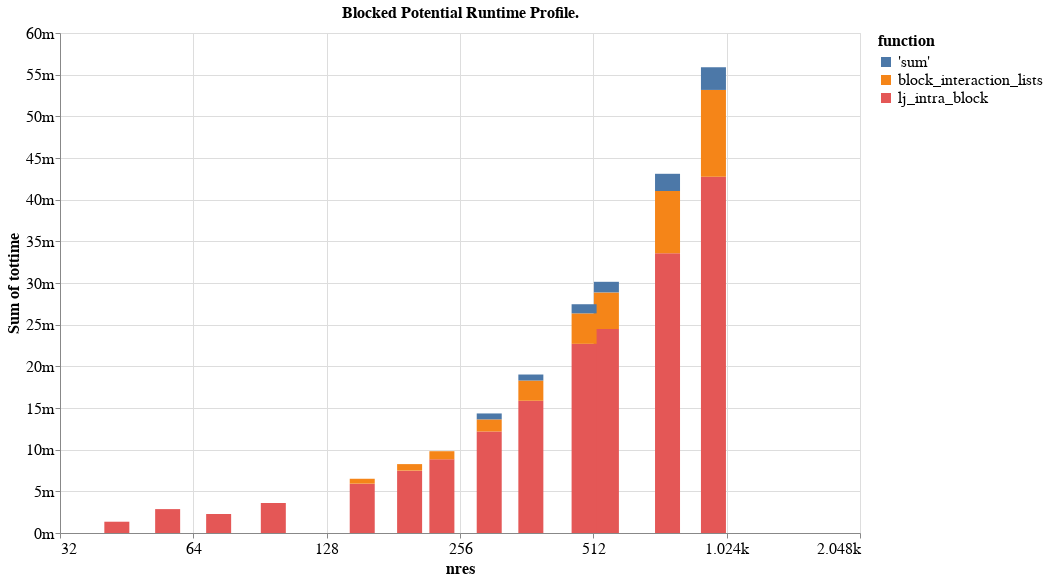

Notebook code cell kept with this figure:
### Code cell
pdat = stat_profile(rosetta_score_results)
pdat = pdat.query("impl != 'rosetta'").query("impl == 'blocked'")
rdat = pdat.query("tottime > 500e-6 and fractime > 1e-3")
rdat["function"] = (
    rdat.function_name.str.extract("method (['\.\w]*)")
    .where(lambda v: ~pandas.isna(v), rdat.function_name)
    .map(lambda v: v.split(".")[-1])
)

encoding = dict(
    x=altair.X(
        "nres", axis=altair.Axis(format="s"), scale=altair.Scale(type="log", base=2)
    ),
    y=altair.Y("sum(tottime)", axis=altair.Axis(format="s")),
    color="function",
)

c = (altair.Chart(rdat).mark_bar().encode(**encoding)).configure(
    bar={"continuousBandSize": 25}
)
c.title = "Blocked Potential Runtime Profile."
c

### Figure 1 — Vega-Lite specification as saved in the notebook (floating-point values rounded to 4 significant figures)
{"$schema": "https://vega.github.io/schema/vega-lite/v2.6.0.json", "config": {"axis": {"labelFontSize": 16, "titleFontSize": 16}, "bar": {"continuousBandSize": 25}, "header": {"labelFontSize": 16, "titleFontSize": 16}, "legend": {"labelFontSize": 16, "titleFontSize": 16}, "title": {"fontSize": 16}, "view": {"height": 500, "width": 800}}, "data": {"name": "data-2ff38ebd2d230d812482c570a7b56130"}, "datasets": {"data-2ff38ebd2d230d812482c570a7b56130": [{"cumtime": 0.003602, "cumtime_per": 0.003602, "device": "cpu", "fractime": 0.8615, "function": "lj_intra_block", "function_name": "~:0(<built-in method tmol_score_ljlk_cpp_potential_cpu.lj_intra_block>)", "impl": "blocked", "model": "BYSIZE_100", "name": "score.tmol_lj_cpu_cpp.blocked", "natoms": 1864, "ncalls": 1, "ncalls_recursion": "1", "nres": 97, "tottime": 0.003602, "tottime_per": 0.003602}, {"cumtime": 0.00592, "cumtime_per": 0.00592, "device": "cpu", "fractime": 0.8555, "function": "lj_intra_block", "function_name": "~:0(<built-in method tmol_score_ljlk_cpp_potential_cpu.lj_intra_block>)", "impl": "blocked", "model": "BYSIZE_150", "name": "score.tmol_lj_cpu_cpp.blocked", "natoms": 3016, "ncalls": 1, "ncalls_recursion": "1", "nres": 154, "tottime": 0.00592, "tottime_per": 0.00592}, {"cumtime": 0.000589, "cumtime_per": 0.000589, "device": "cpu", "fractime": 0.08512, "function": "block_interaction_lists", "function_name": "~:0(<built-in method tmol_score_ljlk_cpp_potential_cpu.block_interaction_lists>)", "impl": "blocked", "model": "BYSIZE_150", "name": "score.tmol_lj_cpu_cpp.blocked", "natoms": 3016, "ncalls": 1, "ncalls_recursion": "1", "nres": 154, "tottime": 0.000589, "tottime_per": 0.000589}, {"cumtime": 0.001354, "cumtime_per": 0.001354, "device": "cpu", "fractime": 0.8226, "function": "lj_intra_block", "function_name": "~:0(<built-in method tmol_score_ljlk_cpp_potential_cpu.lj_intra_block>)", "impl": "blocked", "model": "BYSIZE_40", "name": "score.tmol_lj_cpu_cpp.blocked", "natoms": 816, "ncalls": 1, "ncalls_recursion": "1", "nres": 43, "tottime": 0.001354, "tottime_per": 0.001354}, {"cumtime": 0.002277, "cumtime_per": 0.002277, "device": "cpu", "fractime": 0.8474, "function": "lj_intra_block", "function_name": "~:0(<built-in method tmol_score_ljlk_cpp_potential_cpu.lj_intra_block>)", "impl": "blocked", "model": "BYSIZE_75", "name": "score.tmol_lj_cpu_cpp.blocked", "natoms": 1368, "ncalls": 1, "ncalls_recursion": "1", "nres": 73, "tottime": 0.002277, "tottime_per": 0.002277}, {"cumtime": 0.002867, "cumtime_per": 0.002867, "device": "cpu", "fractime": 0.7774, "function": "lj_intra_block", "function_name": "~:0(<built-in method tmol_score_ljlk_cpp_potential_cpu.lj_intra_block>)", "impl": "blocked", "model": "BYSIZE_55", "name": "score.tmol_lj_cpu_cpp.blocked", "natoms": 1080, "ncalls": 1, "ncalls_recursion": "1", "nres": 56, "tottime": 0.002867, "tottime_per": 0.002867}, {"cumtime": 0.03358, "cumtime_per": 0.03358, "device": "cpu", "fractime": 0.774, "function": "lj_intra_block", "function_name": "~:0(<built-in method tmol_score_ljlk_cpp_potential_cpu.lj_intra_block>)", "impl": "blocked", "model": "BYSIZE_800", "name": "score.tmol_lj_cpu_cpp.blocked", "natoms": 14464, "ncalls": 1, "ncalls_recursion": "1", "nres": 753, "tottime": 0.03358, "tottime_per": 0.03358}, {"cumtime": 0.007458, "cumtime_per": 0.007458, "device": "cpu", "fractime": 0.1719, "function": "block_interaction_lists", "function_name": "~:0(<built-in method tmol_score_ljlk_cpp_potential_cpu.block_interaction_lists>)", "impl": "blocked", "model": "BYSIZE_800", "name": "score.tmol_lj_cpu_cpp.blocked", "natoms": 14464, "ncalls": 1, "ncalls_recursion": "1", "nres": 753, "tottime": 0.007458, "tottime_per": 0.007458}, {"cumtime": 0.002066, "cumtime_per": 0.002066, "device": "cpu", "fractime": 0.04762, "function": "'sum'", "function_name": "~:0(<method 'sum' of 'torch._C._TensorBase' objects>)", "impl": "blocked", "model": "BYSIZE_800", "name": "score.tmol_lj_cpu_cpp.blocked", "natoms": 14464, "ncalls": 1, "ncalls_recursion": "1", "nres": 753, "tottime": 0.002066, "tottime_per": 0.002066}, {"cumtime": 0.01587, "cumtime_per": 0.01587, "device": "cpu", "fractime": 0.8246, "function": "lj_intra_block", "function_name": "~:0(<built-in method tmol_score_ljlk_cpp_potential_cpu.lj_intra_block>)", "impl": "blocked", "model": "BYSIZE_400", "name": "score.tmol_lj_cpu_cpp.blocked", "natoms": 7176, "ncalls": 1, "ncalls_recursion": "1", "nres": 370, "tottime": 0.01587, "tottime_per": 0.01587}, {"cumtime": 0.002426, "cumtime_per": 0.002426, "device": "cpu", "fractime": 0.1261, "function": "block_interaction_lists", "function_name": "~:0(<built-in method tmol_score_ljlk_cpp_potential_cpu.block_interaction_lists>)", "impl": "blocked", "model": "BYSIZE_400", "name": "score.tmol_lj_cpu_cpp.blocked", "natoms": 7176, "ncalls": 1, "ncalls_recursion": "1", "nres": 370, "tottime": 0.002426, "tottime_per": 0.002426}, {"cumtime": 0.000721, "cumtime_per": 0.000721, "device": "cpu", "fractime": 0.03746, "function": "'sum'", "function_name": "~:0(<method 'sum' of 'torch._C._TensorBase' objects>)", "impl": "blocked", "model": "BYSIZE_400", "name": "score.tmol_lj_cpu_cpp.blocked", "natoms": 7176, "ncalls": 1, "ncalls_recursion": "1", "nres": 370, "tottime": 0.000721, "tottime_per": 0.000721}, {"cumtime": 0.008842, "cumtime_per": 0.008842, "device": "cpu", "fractime": 0.8549, "function": "lj_intra_block", "function_name": "~:0(<built-in method tmol_score_ljlk_cpp_potential_cpu.lj_intra_block>)", "impl": "blocked", "model": "BYSIZE_250", "name": "score.tmol_lj_cpu_cpp.blocked", "natoms": 4128, "ncalls": 1, "ncalls_recursion": "1", "nres": 233, "tottime": 0.008842, "tottime_per": 0.008842}, {"cumtime": 0.000973, "cumtime_per": 0.000973, "device": "cpu", "fractime": 0.09407, "function": "block_interaction_lists", "function_name": "~:0(<built-in method tmol_score_ljlk_cpp_potential_cpu.block_interaction_lists>)", "impl": "blocked", "model": "BYSIZE_250", "name": "score.tmol_lj_cpu_cpp.blocked", "natoms": 4128, "ncalls": 1, "ncalls_recursion": "1", "nres": 233, "tottime": 0.000973, "tottime_per": 0.000973}, {"cumtime": 0.007484, "cumtime_per": 0.007484, "device": "cpu", "fractime": 0.8567, "function": "lj_intra_block", "function_name": "~:0(<built-in method tmol_score_ljlk_cpp_potential_cpu.lj_intra_block>)", "impl": "blocked", "model": "BYSIZE_200", "name": "score.tmol_lj_cpu_cpp.blocked", "natoms": 3600, "ncalls": 1, "ncalls_recursion": "1", "nres": 197, "tottime": 0.007484, "tottime_per": 0.007484}, {"cumtime": 0.000783, "cumtime_per": 0.000783, "device": "cpu", "fractime": 0.08963, "function": "block_interaction_lists", "function_name": "~:0(<built-in method tmol_score_ljlk_cpp_potential_cpu.block_interaction_lists>)", "impl": "blocked", "model": "BYSIZE_200", "name": "score.tmol_lj_cpu_cpp.blocked", "natoms": 3600, "ncalls": 1, "ncalls_recursion": "1", "nres": 197, "tottime": 0.000783, "tottime_per": 0.000783}, {"cumtime": 0.04274, "cumtime_per": 0.04274, "device": "cpu", "fractime": 0.7607, "function": "lj_intra_block", "function_name": "~:0(<built-in method tmol_score_ljlk_cpp_potential_cpu.lj_intra_block>)", "impl": "blocked", "model": "BYSIZE_950", "name": "score.tmol_lj_cpu_cpp.blocked", "natoms": 17504, "ncalls": 1, "ncalls_recursion": "1", "nres": 956, "tottime": 0.04274, "tottime_per": 0.04274}, {"cumtime": 0.01043, "cumtime_per": 0.01043, "device": "cpu", "fractime": 0.1855, "function": "block_interaction_lists", "function_name": "~:0(<built-in method tmol_score_ljlk_cpp_potential_cpu.block_interaction_lists>)", "impl": "blocked", "model": "BYSIZE_950", "name": "score.tmol_lj_cpu_cpp.blocked", "natoms": 17504, "ncalls": 1, "ncalls_recursion": "1", "nres": 956, "tottime": 0.01043, "tottime_per": 0.01043}, {"cumtime": 0.002721, "cumtime_per": 0.002721, "device": "cpu", "fractime": 0.04843, "function": "'sum'", "function_name": "~:0(<method 'sum' of 'torch._C._TensorBase' objects>)", "impl": "blocked", "model": "BYSIZE_950", "name": "score.tmol_lj_cpu_cpp.blocked", "natoms": 17504, "ncalls": 1, "ncalls_recursion": "1", "nres": 956, "tottime": 0.002721, "tottime_per": 0.002721}, {"cumtime": 0.02447, "cumtime_per": 0.02447, "device": "cpu", "fractime": 0.805, "function": "lj_intra_block", "function_name": "~:0(<built-in method tmol_score_ljlk_cpp_potential_cpu.lj_intra_block>)", "impl": "blocked", "model": "BYSIZE_600", "name": "score.tmol_lj_cpu_cpp.blocked", "natoms": 10536, "ncalls": 1, "ncalls_recursion": "1", "nres": 548, "tottime": 0.02447, "tottime_per": 0.02447}, {"cumtime": 0.004399, "cumtime_per": 0.004399, "device": "cpu", "fractime": 0.1447, "function": "block_interaction_lists", "function_name": "~:0(<built-in method tmol_score_ljlk_cpp_potential_cpu.block_interaction_lists>)", "impl": "blocked", "model": "BYSIZE_600", "name": "score.tmol_lj_cpu_cpp.blocked", "natoms": 10536, "ncalls": 1, "ncalls_recursion": "1", "nres": 548, "tottime": 0.004399, "tottime_per": 0.004399}, {"cumtime": 0.001272, "cumtime_per": 0.001272, "device": "cpu", "fractime": 0.04184, "function": "'sum'", "function_name": "~:0(<method 'sum' of 'torch._C._TensorBase' objects>)", "impl": "blocked", "model": "BYSIZE_600", "name": "score.tmol_lj_cpu_cpp.blocked", "natoms": 10536, "ncalls": 1, "ncalls_recursion": "1", "nres": 548, "tottime": 0.001272, "tottime_per": 0.001272}, {"cumtime": 0.0227, "cumtime_per": 0.0227, "device": "cpu", "fractime": 0.8192, "function": "lj_intra_block", "function_name": "~:0(<built-in method tmol_score_ljlk_cpp_potential_cpu.lj_intra_block>)", "impl": "blocked", "model": "BYSIZE_500", "name": "score.tmol_lj_cpu_cpp.blocked", "natoms": 9136, "ncalls": 1, "ncalls_recursion": "1", "nres": 488, "tottime": 0.0227, "tottime_per": 0.0227}, {"cumtime": 0.003656, "cumtime_per": 0.003656, "device": "cpu", "fractime": 0.1319, "function": "block_interaction_lists", "function_name": "~:0(<built-in method tmol_score_ljlk_cpp_potential_cpu.block_interaction_lists>)", "impl": "blocked", "model": "BYSIZE_500", "name": "score.tmol_lj_cpu_cpp.blocked", "natoms": 9136, "ncalls": 1, "ncalls_recursion": "1", "nres": 488, "tottime": 0.003656, "tottime_per": 0.003656}, {"cumtime": 0.001095, "cumtime_per": 0.001095, "device": "cpu", "fractime": 0.03952, "function": "'sum'", "function_name": "~:0(<method 'sum' of 'torch._C._TensorBase' objects>)", "impl": "blocked", "model": "BYSIZE_500", "name": "score.tmol_lj_cpu_cpp.blocked", "natoms": 9136, "ncalls": 1, "ncalls_recursion": "1", "nres": 488, "tottime": 0.001095, "tottime_per": 0.001095}, {"cumtime": 0.01218, "cumtime_per": 0.01218, "device": "cpu", "fractime": 0.8377, "function": "lj_intra_block", "function_name": "~:0(<built-in method tmol_score_ljlk_cpp_potential_cpu.lj_intra_block>)", "impl": "blocked", "model": "BYSIZE_300", "name": "score.tmol_lj_cpu_cpp.blocked", "natoms": 5408, "ncalls": 1, "ncalls_recursion": "1", "nres": 298, "tottime": 0.01218, "tottime_per": 0.01218}, {"cumtime": 0.001455, "cumtime_per": 0.001455, "device": "cpu", "fractime": 0.1001, "function": "block_interaction_lists", "function_name": "~:0(<built-in method tmol_score_ljlk_cpp_potential_cpu.block_interaction_lists>)", "impl": "blocked", "model": "BYSIZE_300", "name": "score.tmol_lj_cpu_cpp.blocked", "natoms": 5408, "ncalls": 1, "ncalls_recursion": "1", "nres": 298, "tottime": 0.001455, "tottime_per": 0.001455}, {"cumtime": 0.000712, "cumtime_per": 0.000712, "device": "cpu", "fractime": 0.04897, "function": "'sum'", "function_name": "~:0(<method 'sum' of 'torch._C._TensorBase' objects>)", "impl": "blocked", "model": "BYSIZE_300", "name": "score.tmol_lj_cpu_cpp.blocked", "natoms": 5408, "ncalls": 1, "ncalls_recursion": "1", "nres": 298, "tottime": 0.000712, "tottime_per": 0.000712}]}, "encoding": {"color": {"field": "function", "type": "nominal"}, "x": {"axis": {"format": "s"}, "field": "nres", "scale": {"base": 2, "type": "log"}, "type": "quantitative"}, "y": {"aggregate": "sum", "axis": {"format": "s"}, "field": "tottime", "type": "quantitative"}}, "mark": "bar", "title": "Blocked Potential Runtime Profile."}
